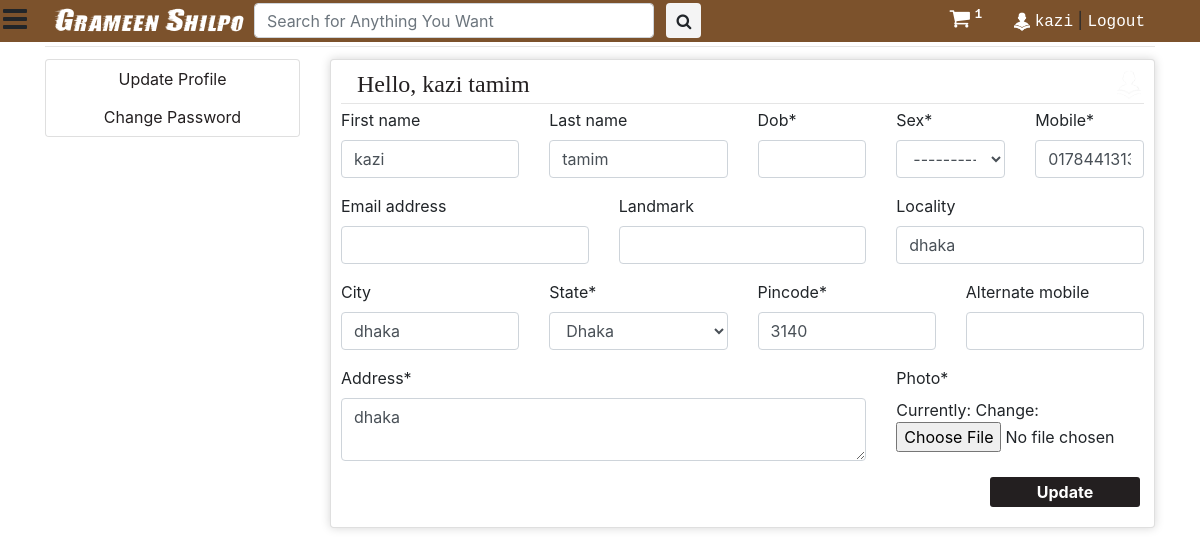
The page /account_settings/ (signed in) on the database its author committed.
### main/models.py (models this page shows, shortened)
class UserDetail(models.Model):
	SEX_CHOICES = (("Male",'Male'),("Female",'Female'),("Other",'Other'))
	STATE_CHOICES = (
    ("Bagerhat", "Bagerhat"),
    ("Bandarban", "Bandarban"),
    ("Barguna", "Barguna"),
    ("Barisal", "Barisal"),
    ("Bhola", "Bhola"),
    ("Bogra", "Bogra"),
    ("Brahmanbaria", "Brahmanbaria"),
    ("Chandpur", "Chandpur"),
    ("Chapainawabganj", "Chapainawabganj"),
    ("Chittagong", "Chittagong"),
    ("Chuadanga", "Chuadanga"),
    ("Comilla", "Comilla"),
    ("Cox's Bazar", "Cox's Bazar"),
    ("Dhaka", "Dhaka"),
    ("Dinajpur", "Dinajpur"),
    ("Faridpur", "Faridpur"),
    ("Feni", "Feni"),
    ("Gaibandha", "Gaibandha"),
    ("Gazipur", "Gazipur"),
    ("Gopalganj", "Gopalganj"),
    ("Habiganj", "Habiganj"),
    ("Jamalpur", "Jamalpur"),
    ("Jessore", "Jessore"),
    ("Jhalokati", "Jhalokati"),
    ("Jhenaidah", "Jhenaidah"),
    ("Joypurhat", "Joypurhat"),
    ("Khagrachari", "Khagrachari"),
    ("Khulna", "Khulna"),
    ("Kishoreganj", "Kishoreganj"),
    ("Kurigram", "Kurigram"),
    ("Kushtia", "Kushtia"),
    ("Lakshmipur", "Lakshmipur"),
    ("Lalmonirhat", "Lalmonirhat"),
    ("Madaripur", "Madaripur"),
    ("Magura", "Magura"),
    ("Manikganj", "Manikganj"),
    ("Meherpur", "Meherpur"),
    ("Moulvibazar", "Moulvibazar"),
    ("Munshiganj", "Munshiganj"),
    ("Mymensingh", "Mymensingh"),
    ("Naogaon", "Naogaon"),
    ("Narail", "Narail"),
    ("Narayanganj", "Narayanganj"),
    ("Narsingdi", "Narsingdi"),
    ("Natore", "Natore"),
    ("Nawabganj", "Nawabganj"),
    ("Netrokona", "Netrokona"),
    ("Nilphamari", "Nilphamari"),
    ("Noakhali", "Noakhali"),
    ("Pabna", "Pabna"),
    ("Panchagarh", "Panchagarh"),
    ("Patuakhali", "Patuakhali"),
    ("Pirojpur", "Pirojpur"),
    ("Rajbari", "Rajbari"),
    ("Rajshahi", "Rajshahi"),
    ("Rangamati", "Rangamati"),
    ("Rangpur", "Rangpur"),
    ("Satkhira", "Satkhira"),
    ("Shariatpur", "Shariatpur"),
    ("Sherpur", "Sherpur"),
    ("Sirajganj", "Sirajganj"),
		)
	user = models.OneToOneField(User, on_delete=models.CASCADE,primary_key=True)
	dob = models.DateField(null = True)
	photo = models.ImageField(default='default.png',upload_to='user_photos')
	mobile = models.CharField(max_length=11,null=True)
	alternate_mobile = models.CharField(max_length=10,null=True,blank=True)
	address = models.TextField()
	pincode = models.CharField(max_length=6, null=True)
	landmark = models.CharField(max_length=500, null=True, blank=True)
	locality = models.CharField(max_length=100, null=True, blank=True)
	city = models.CharField(max_length=100, null=True, blank=True)
	state = models.CharField(max_length=50,choices=STATE_CHOICES, null=True)
	sex = models.CharField(max_length=6,choices=SEX_CHOICES, null=True)

### main/views.py (the view)
# urls.py: path('account_settings/', views.account_settings, name="account_settings"),
@login_required
def account_settings(request):
	if request.method == 'POST':
		s_form = UpdateUserDetailForm(request.POST, request.FILES, instance=request.user.userdetail)
		u_form = UserUpdateForm(request.POST, instance=request.user)
		if s_form.is_valid() and u_form.is_valid():
			s_form.save()
			u_form.save()
			messages.success(request, f'Your Account has been Updated!')
			return redirect("account_settings")
		pass_change_form = PasswordChangeForm(request.user, request.POST)
		if pass_change_form.is_valid():
			user = pass_change_form.save()
			update_session_auth_hash(request, user)  # Important!
			messages.success(request, 'Your password was successfully updated!')
			return redirect('account_settings')
		else:
			messages.error(request, 'Please correct the error below.')
	else:
		s_form = UpdateUserDetailForm(instance=request.user.userdetail)
		u_form = UserUpdateForm(instance=request.user)
		pass_change_form = PasswordChangeForm(request.user)
	detl = {
		'u_form':u_form,
		's_form':s_form,
		'pass_change_form':pass_change_form,
		'title':'User Account Settings',
		'cart_element_no' : len([p for p in Cart.objects.all() if p.user == request.user]),
		'category':category.objects.all(),
		}
	return render(request, 'main/account_settings.html', detl)

### main/forms.py
class UserUpdateForm(forms.ModelForm):
	class Meta:
		model = User
		fields = [
			'first_name',
			 'last_name',
			 'email',
		]

class UpdateUserDetailForm(forms.ModelForm):
	class Meta:
		model = UserDetail
		fields = [
			'dob',
			'photo',
			'mobile',
			'alternate_mobile',
			'address',
			'pincode',
			'landmark',
			'locality',
			'city',
			'state',
			'sex',
		]

### main/templatetags/app_tags.py (called while the page is built)
@register.filter(name='split')
def split(str, key):
    return str.split(key)

### saler/models.py (called while the page is built)
	def __str__(self):
		return f'{self.name}'

### main/templates/main/account_settings.html (shortened to what this page needs)
{% extends "main/base.html" %}
{% load static %}
{% load crispy_forms_tags %}
{% block main_body %}
<div class="container">
	<hr class="mb-1 mt-1">
	<div class="row">
		<div class="col-md-3 mt-2">
			<div class="card">
				<button type="button" class="btn" onclick="change('account_update')"
					style="border-bottom: solid 1px #fff;"><a href="#detail">Update Profile</a></button>
				<button type="button" class="btn" onclick="change('change_pass')"
					style="border-bottom: solid 1px #fff;"><a href="#detail">Change Password</a></button>
			</div>
		</div>
		<div class="col-md-9 mt-2">
			<div class="card detail" id="account_update" style="display: block; padding: 10px;padding-bottom: 50px;">
				<h4 class="ml-3 mt-2" style="color: #231f20; font-family: Comic Sans MS; display: inline;">Hello,
					{{request.user.first_name}} {{request.user.last_name}}</h4><img
					src="{{ request.user.userdetail.photo.url }}" style="float: right; height: 30px; width: 30px">
				<hr class="mt-1 mb-0">
				<form method="POST" class="signup_form mt-1" enctype="multipart/form-data">
					<div class="row">
						<div class="form-group col-md-3 mb-0">
							{{ u_form.first_name | as_crispy_field }}
						</div>
						<div class="form-group col-md-3 mb-0">
							{{ u_form.last_name | as_crispy_field }}
						</div>
						<div class="form-group col-md-2 mb-0">
							{{ s_form.dob | as_crispy_field }}
						</div>
						<div class="form-group col-md-2 mb-0">
							{{ s_form.sex | as_crispy_field }}
						</div>
						<div class="form-group col-md-2 mb-0">
							{{ s_form.mobile | as_crispy_field }}
						</div>
					</div>
					<div class="row">
						<div class="form-group col-md-4 mb-0">
							{{ u_form.email | as_crispy_field }}
						</div>
						<div class="form-group col-md-4 mb-0">
							{{ s_form.landmark | as_crispy_field }}
						</div>
						<div class="form-group col-md-4 mb-0">
							{{ s_form.locality | as_crispy_field }}
						</div>
					</div>
					<div class="row">
						<div class="form-group col-md-3 mb-0">
							{{ s_form.city | as_crispy_field }}
						</div>
						<div class="form-group col-md-3 mb-0">
							{{ s_form.state | as_crispy_field }}
						</div>
						<div class="form-group col-md-3 mb-0">
							{{ s_form.pincode | as_crispy_field }}
						</div>
						<div class="form-group col-md-3 mb-0">
							{{ s_form.alternate_mobile | as_crispy_field }}
						</div>
					</div>
					<div class="row">
						<div class="form-group col-md-8 mb-0">
							{{ s_form.address | as_crispy_field }}
						</div>
						<div class="form-group col-md-4 mb-0 removeing">
							{{ s_form.photo | as_crispy_field }}
						</div>
					</div>
					<section class="mr-1">
						<button type="submit" class="sub_btn" style="float: right;">Update</button>
					</section>
				</form>
			</div>
		</div>
	</div>
</div>
{% endblock main_body %}

### main/templates/main/base.html (shortened to what this page needs)
<!DOCTYPE html>
<html>
<head>
	{% load static %}
	{% load app_tags %}
	<link href="{% static 'main/css/bootstrap.min.css' %}" rel="stylesheet" type="text/css" media="all" />
	<link href="{% static 'main/css/style.css' %}" rel="stylesheet" type="text/css" media="all" />
	<link href="{% static 'saler/font-awesome/css/font-awesome.min.css' %}" rel="stylesheet">
</head>
<body>
	<nav class="main_nav" id="main_nav">
		<div class="container">
			<div class="nav_links">
				<a href="{% url 'home' %}" class="logo">Grameen Shilpo</i></a>
				<form class="form-inline my-2 my-lg-0 serch" action="/search">
					<input class="form-control mr-sm-2" type="search" placeholder="Search for Anything You Want"
						aria-label="Search" name="query">
					<button class="btn" type="submit" style="margin: 0;"><i class="fa fa-search"
							aria-hidden="true"></i></button>
				</form>
			</div>
			<div class="user_links pt-1">
				<a href="{% url 'main_cart' %}" style="font-size: 22px; color: #fff; margin-right: 20px;"><i
						class="fa fa-shopping-cart" aria-hidden="true"></i><sup><span class="badge"
							id="cart_no">{{cart_element_no}}</span></sup></a>
				{% if request.user.is_authenticated %}
				<a href="##" data-container="body" data-toggle="popover" data-placement="bottom" data-trigger="focus"
					data-html="true"
					data-content="<a href='{% url 'myorders' %}'>My Order</a><br><a href='{% url 'account_settings' %}'>Account Settings</a>"><img
						src="{{request.user.userdetail.photo.url}}"
						style="height: 20px; width: 20px; border-radius: 10px; margin-right: 3px;">{{request.user.first_name}}</a>&nbsp;|
				<a href="{% url 'logout' %}">Logout</a>
				{% else %}
				<a href="{% url 'login' %}">Login</a>&nbsp;|
				<a href="{% url 'signup' %}">Register</a>&nbsp;|
				<a href="{% url 'seller_signup' %}">Seller</a>
				{% endif %}
			</div>
		</div>
	</nav>
	<a class="menu_bar"><i class="fa fa-bars" aria-hidden="true"></i></a>
	<main class="" id="menu_close">
		{% block main_body %}
		{% endblock main_body %}
	</main>
</body>
</html>

### main/static/main/css/style.css (style rules this page uses)
body a { text-decoration:none; transition:0.5s all; -webkit-transition:0.5s all; -moz-transition:0.5s all; -o-transition:0.5s all; -ms-transition:0.5s all; }
.menu_bar { position: fixed; top: -2px; left: 3px; z-index: 99; color: #fff; font-size: 28px; }
main { transition: all 300ms linear; padding-top: 42px; }
.main_nav input { height: 35px; }
.main_nav button { background-color: #f4f4f4; height: 35px; padding: 0 9px 0 9px; }
.main_nav { height: 42px; width: 100%; position: fixed; background-color: #7c522c; z-index: 99; }
.main_nav .serch { display: inline; float: right; padding: 3px 0 0 10px; }
.main_nav .serch input { width: 400px; }
.main_nav .nav_links { float: left; margin-left: 10px; }
.main_nav .nav_links .logo { font-size: 28px; font-family: stormextrabold; color: #fff; }
.main_nav .nav_links a { font-family: Courier New; color: #fff; }
.main_nav .user_links { float: right; margin-right: 10px }
.main_nav .user_links a { font-family: Courier New; color: #fff; }

### main/templates/main/account_settings.html (style rules this page uses)
.btn a { color: #231f20; text-decoration: none; }
.detail { -webkit-box-shadow: 0 0 10px rgba(0, 0, 0, 0.17); -moz-box-shadow: 0 0 10px rgba(0, 0, 0, 0.17); -ms-box-shadow: 0 0 10px rgba(0, 0, 0, 0.17); -o-box-shadow: 0 0 10px rgba(0, 0, 0, 0.17); box-shadow: 0 0 10px rgba(0, 0, 0, 0.17); }
.form-group textarea { height: 63px; }
.sub_btn { height: 30px; width: 150px; color: #fff; font-weight: bold; border: 0; border-radius: 3px; background-color: #231f20; }

### rows shown on the page
UserDetail: sex "---------", mobile "0178441313", locality "dhaka", city "dhaka", state "Dhaka", pincode "3140", address "dhaka"

### other values the page prints
{{ cart_element_no }} "1"
{{ request.user.first_name }} "kazi"
{{ request.user.last_name }} "tamim"
